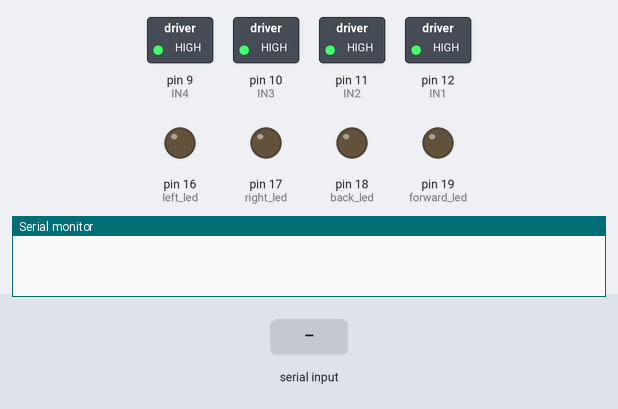
Simulated run of this sketch. Board: Arduino Uno, built with avr-gcc and run on an emulated ATmega328P. Parts: switched loads named in the sketch (green lamp = pin HIGH), output pins drawn as LEDs (lit = HIGH), the last lines printed to the serial monitor. Inputs (shaded band) come from the test bench.

Above: at 1.2 s.
1.3 s: "1" received over the second serial link
At 2.0 s:
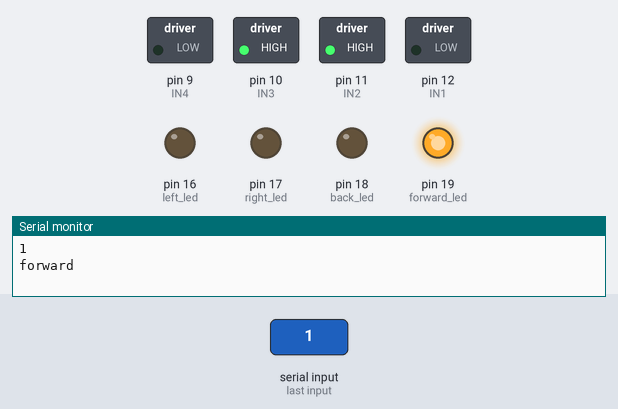
4.3 s: "2" received over the second serial link
At 5.5 s:
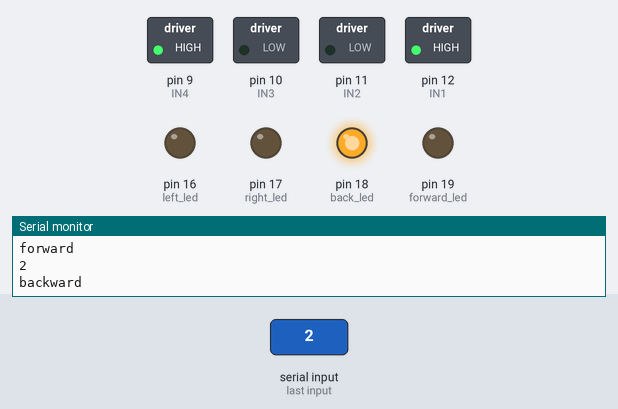
7.3 s: "3" received over the second serial link
At 7.8 s:
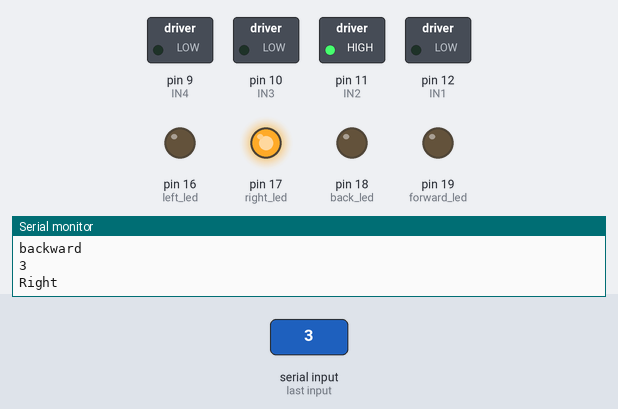
10.3 s: "4" received over the second serial link
At 11.3 s:
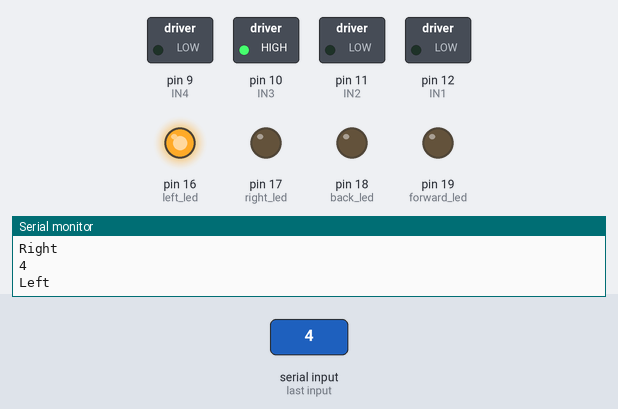
13.3 s: "forward" received over the second serial link
At 15.0 s:
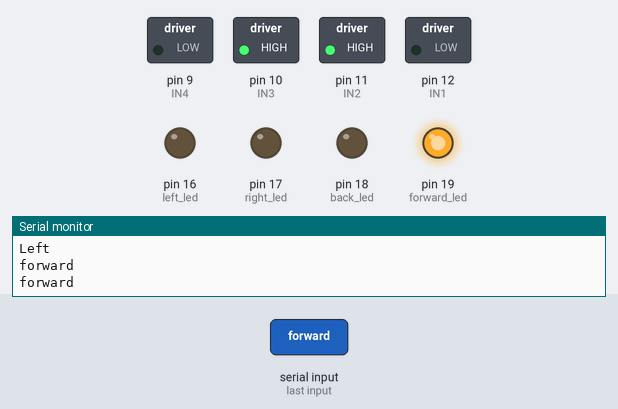
16.3 s: "backward" received over the second serial link
At 17.9 s:
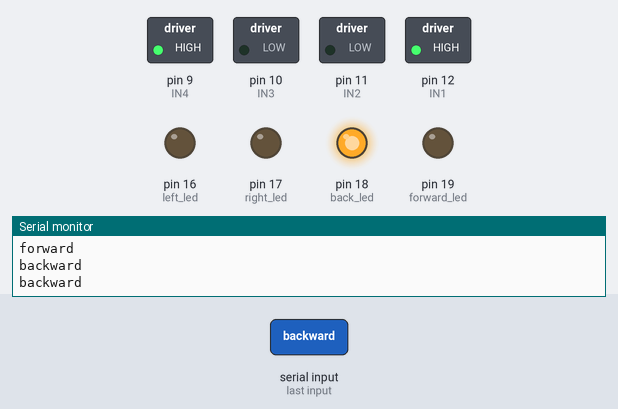
Timing chart, 0 to 20.2 s (numbered marks = the images above; inputs shaded):
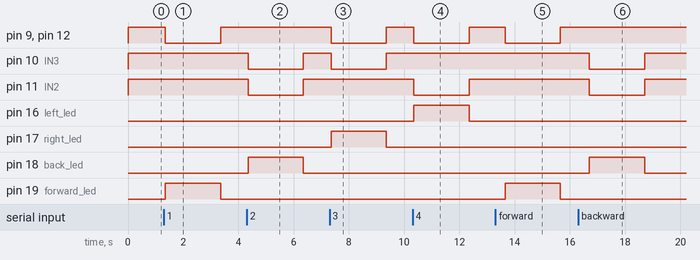

The sketch:

WheelChair.ino
```cpp
#include <SoftwareSerial.h>
SoftwareSerial mybluetooth(2, 3);


int forward_led = 19;
int back_led = 18;
int right_led = 17;
int left_led = 16;

// Definitions Arduino pins connected to input H Bridge
int IN1 = 12;
int IN2 = 11;
//int speedPinA = 11; // Needs to be a PWM pin to be able to control motor speed

int IN3 = 10;
int IN4 = 9;
//int speedPinB = 3; // Needs to be a PWM pin to be able to control motor speed

int a = 0;
int b = 0;
//int item = 0 ;


String readString;
void setup()
{

 mybluetooth.begin(9600);
 Serial.begin(9600);
 // Set the output pins
 pinMode(IN1, OUTPUT);
 pinMode(IN2, OUTPUT);
 pinMode(IN3, OUTPUT);
 pinMode(IN4, OUTPUT);

 pinMode(forward_led , OUTPUT);
 pinMode(back_led , OUTPUT);
 pinMode(right_led , OUTPUT);
 pinMode(left_led , OUTPUT);

}

void loop()

{

  digitalWrite(forward_led, LOW);
  digitalWrite(back_led, LOW);
  digitalWrite(right_led, LOW);
  digitalWrite(left_led, LOW);

 //analogWrite(speedPinA, a); // Sets speed variable via PWM
 //analogWrite(speedPinB, b); // Sets speed variable via PWM

/////////////////////////////MOTOR A////////////////////////
digitalWrite(IN1, HIGH);
digitalWrite(IN2, HIGH);
////////////MOTOR B////////////
digitalWrite(IN3, HIGH);
digitalWrite(IN4, HIGH);

 while (mybluetooth.available()) { // listen for imformation from bluetooth
  delay(50);
 char t = mybluetooth.read();

 readString += t;
//Serial.println(t);

}

if(readString.length() > 0){

  Serial.println(readString);

if (readString == "1"||readString == "forward"){
///////////////////////FORWARD MOVEMENT///////////////
////////////MOTOR A////////////
 digitalWrite(IN1, LOW);
 digitalWrite(IN2, HIGH);
////////////MOTOR B////////////
 digitalWrite(IN3, HIGH);
 digitalWrite(IN4, LOW);

 Serial.println("forward");

 digitalWrite(forward_led, HIGH);
 digitalWrite(back_led, LOW);
 digitalWrite(right_led, LOW);
 digitalWrite(left_led, LOW);

delay(2000);
//item = 0;

//int t = mybluetooth.read();

}
 if (readString == "2"||readString == "backward"){
////////////////REVERSE MOVEMENT////////////////
////////////MOTOR A////////////
 digitalWrite(IN1, HIGH);
 digitalWrite(IN2, LOW);
 ////////////MOTOR B////////////
 digitalWrite(IN3, LOW);
 digitalWrite(IN4, HIGH);
 Serial.println("backward");
//---------------------------//
digitalWrite(forward_led, LOW);
 digitalWrite(back_led, HIGH);
 digitalWrite(right_led, LOW);
 digitalWrite(left_led, LOW);

delay(2000);
//item = 0;

// int t = mybluetooth.read();

 }

 if (readString == "3"||readString == "right")
 {
 //////////////RIGHT TURN//////////////////
/////////////MOTOR A/////////
 digitalWrite(IN1, LOW);
 digitalWrite(IN2, HIGH);
 ////////////MOTOR B////////////
 digitalWrite(IN3, LOW);
 digitalWrite(IN4, LOW);
 //delay(500);
 Serial.println("Right");
 //---------------------------//
 digitalWrite(forward_led, LOW);
 digitalWrite(back_led, LOW);
 digitalWrite(right_led, HIGH);
 digitalWrite(left_led, LOW);
 delay(2000);
 //item = 0;

 }

  if (readString == "4"||readString == "left")
  {

  ///////////////LEFT TURN////////////////////
 ////////////MOTOR A////////////
 digitalWrite(IN1, LOW);
 digitalWrite(IN2, LOW);
 ////////////MOTOR B////////////
 digitalWrite(IN3, HIGH);
 digitalWrite(IN4, LOW);

  Serial.println("Left");
//---------------------------//
 digitalWrite(forward_led, LOW);
 digitalWrite(back_led, LOW);
 digitalWrite(right_led, LOW);
 digitalWrite(left_led, HIGH);

delay(2000);
//item = 0;
  }
  readString = "";
}
}
```

Measured:
- after the input at 1.3 s, pin 9 (IN4), pin 12 (IN1): HIGH → LOW after 0.05 s, → HIGH 2.0 s later; pin 19 (forward_led): LOW → HIGH after 0.05 s, → LOW 2.0 s later
- after the input at 4.3 s, pin 10 (IN3), pin 11 (IN2): HIGH → LOW after 0.05 s, → HIGH 2.0 s later; pin 18 (back_led): LOW → HIGH after 0.05 s, → LOW 2.0 s later
- after the input at 7.3 s, pin 9 (IN4), pin 10 (IN3), pin 12 (IN1): HIGH → LOW after 0.05 s, → HIGH 2.0 s later; pin 17 (right_led): LOW → HIGH after 0.05 s, → LOW 2.0 s later
- after the input at 10.3 s, pin 9 (IN4), pin 11 (IN2), pin 12 (IN1): HIGH → LOW after 0.05 s, → HIGH 2.0 s later; pin 16 (left_led): LOW → HIGH after 0.05 s, → LOW 2.0 s later
- after the input at 13.3 s, pin 9 (IN4), pin 12 (IN1): HIGH → LOW after 0.35 s, → HIGH 2.0 s later; pin 19 (forward_led): LOW → HIGH after 0.35 s, → LOW 2.0 s later
- after the input at 16.3 s, pin 10 (IN3), pin 11 (IN2): HIGH → LOW after 0.40 s, → HIGH 2.0 s later; pin 18 (back_led): LOW → HIGH after 0.40 s, → LOW 2.0 s later
